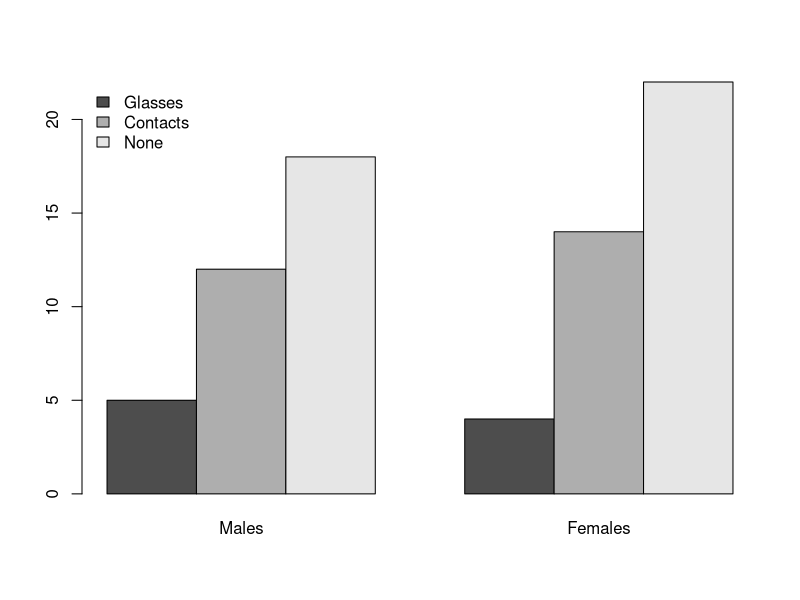
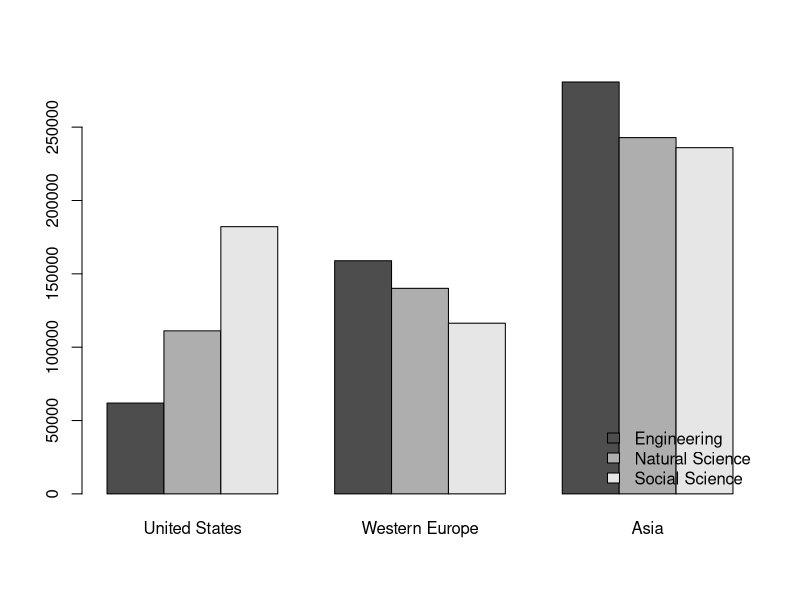
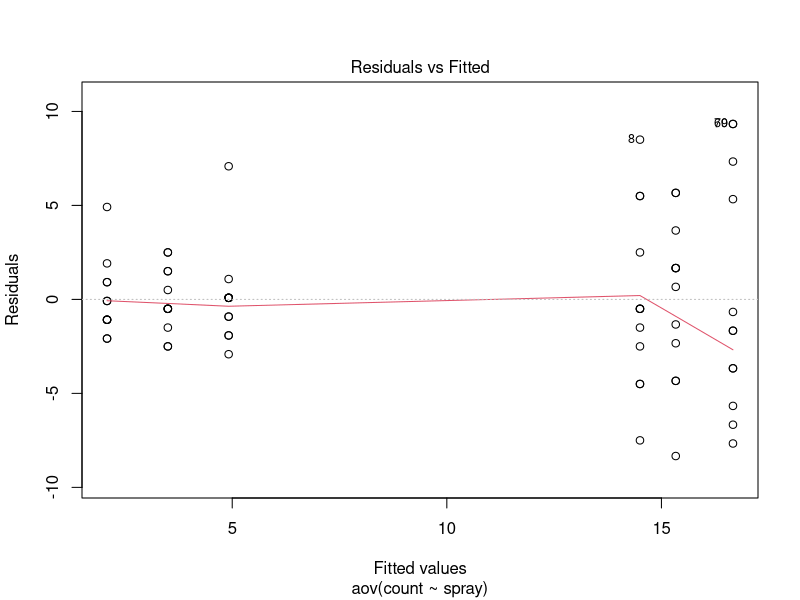
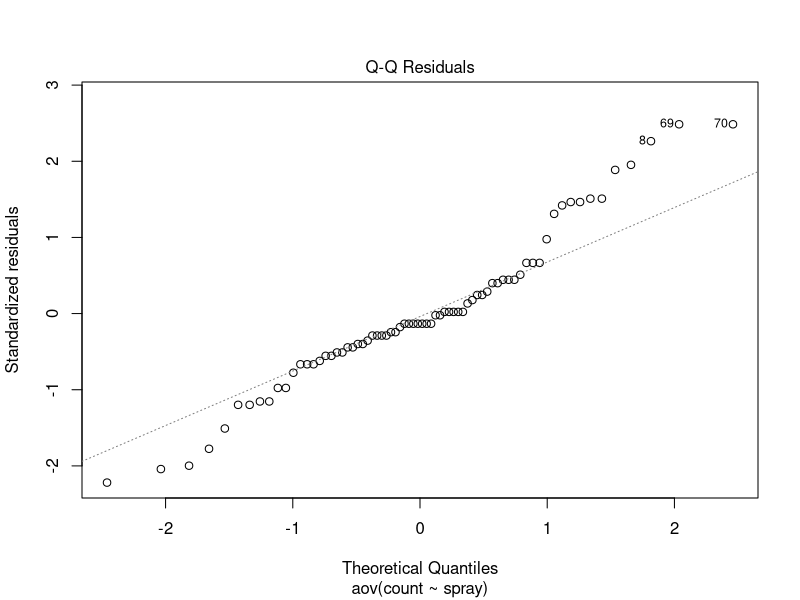

These charts were generated, in order, by the following R code:
glasses <- cbind( Males = c(Glasses = 5, Contacts = 12, None = 18), Females = c(Glasses = 4, Contacts = 14, None = 22))
glasses
barplot(glasses, beside=TRUE, legend.text=TRUE, args.legend=list(x = "topleft", bty="n"))

chis.glasses <- chisq.test(glasses)
chis.glasses$expected 
chis.glasses
chis.glasses$residuals


education <- cbind( `United States` = c(Engineering = 61941, `Natural Science` = 111158, `Social Science` = 182166), `Western Europe` = c(Engineering = 158931, `Natural Science` = 140126, `Social Science` = 116353), Asia = c(280772, 242879, 236018))
education
barplot(education, beside=TRUE, legend.text=TRUE, args.legend=list(x = "bottomright", bty="n"))

chis.ed <- chisq.test(education)
chis.ed
chis.ed$expected
chis.ed$residuals

?InsectSprays
View(InsectSprays)

inaov <- aov(count ~ spray, data=InsectSprays)
summary(inaov)
plot(inaov, which = 1:2)

